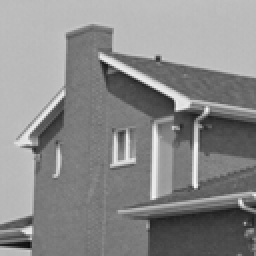
%> input picture house.png, 128 x 128 px, shrunk from 256 x 256 before the run (shown 2 times larger)
$ octave Demo.m   (GNU Octave 9; MATLAB toolbox functions it lacks are replaced by stand-ins)
%> lines starting %> are read from the running program, lines starting %| are printed output that depends on the picture
### csnr.m
function s=csnr(A,B,row,col)

[~,~,~]=size(A);
[n,m,ch]=size(B);
A=double(A);
B=double(B);

if ch==1
   e=A-B;
   e=e(row+1:n-row,col+1:m-col);
   me=mean(mean(e.^2));
   s=10*log10(255^2/me);
else
   e=A-B;
   e=e(row+1:n-row,col+1:m-col,:);
   e1=e(:,:,1);e2=e(:,:,2);e3=e(:,:,3);
   me1=mean(mean(e1.^2));
   me2=mean(mean(e2.^2));
   me3=mean(mean(e3.^2));
   mse=(me1+me2+me3)/3;
   s  = 10*log10(255^2/mse);
%    s(1)=10*log10(255^2/me1);
%    s(2)=10*log10(255^2/me2);
%    s(3)=10*log10(255^2/me3);
end


return;

### WNNM_DeNoising.m
function [E_Img]   =  WNNM_DeNoising( N_Img, O_Img, Par )

E_Img           = N_Img;                                                        % Estimated Image
[Height Width]  = size(E_Img);
TotalPatNum     = (Height-Par.patsize+1)*(Width-Par.patsize+1);                 %Total Patch Number in the image
Dim             = Par.patsize*Par.patsize;

[Neighbor_arr Num_arr Self_arr] =	NeighborIndex(N_Img, Par);                  % PreCompute the all the patch index in the searching window
            NL_mat              =   zeros(Par.patnum,length(Num_arr));          % NL Patch index matrix
            CurPat              =	zeros( Dim, TotalPatNum );
            Sigma_arr           =   zeros( 1, TotalPatNum);
            EPat                =   zeros( size(CurPat) );
            W                   =   zeros( size(CurPat) );

for iter = 1 : Par.Iter
    E_Img             	=	E_Img + Par.delta*(N_Img - E_Img);
    [CurPat Sigma_arr]	=	Im2Patch( E_Img, N_Img, Par );                      % image to patch and estimate local noise variance

    if (mod(iter-1,Par.Innerloop)==0)
        Par.patnum = Par.patnum-10;                                             % Lower Noise level, less NL patches
        NL_mat  =  Block_matching(CurPat, Par, Neighbor_arr, Num_arr, Self_arr);% Caculate Non-local similar patches for each
        if(iter==1)
            Sigma_arr = Par.nSig * ones(size(Sigma_arr));                       % First Iteration use the input noise parameter
        end
    end

     [EPat, W]  =  PatEstimation( NL_mat, Self_arr, Sigma_arr, CurPat, Par );   % Estimate all the patches
     E_Img      =  Patch2Im( EPat, W, Par.patsize, Height, Width );
     PSNR  = csnr( O_Img, E_Img, 0, 0 );
    fprintf( 'Iter = %2.3f, PSNR = %2.2f \n', iter, PSNR );
end
return;

### NeighborIndex.m
function  [Neighbor_arr Num_arr SelfIndex_arr]  =  NeighborIndex(im, par)
% This Function Precompute the all the patch indexes in the Searching window
% -Neighbor_arr is the array of neighbor patch indexes for each keypatch
% -Num_arr is array of the effective neighbor patch numbers for each keypatch
% -SelfIndex_arr is the index of keypatches in the total patch index array
SW      	=   par.SearchWin;
s           =   par.step;
TempR       =   size(im,1)-par.patsize+1;
TempC       =   size(im,2)-par.patsize+1;
R_GridIdx	=   [1:s:TempR];
R_GridIdx	=   [R_GridIdx R_GridIdx(end)+1:TempR];
C_GridIdx	=   [1:s:TempC];
C_GridIdx	=   [C_GridIdx C_GridIdx(end)+1:TempC];

Idx         =   (1:TempR*TempC);
Idx         =   reshape(Idx, TempR, TempC);
R_GridH     =   length(R_GridIdx);
C_GridW     =   length(C_GridIdx);

Neighbor_arr    =   int32(zeros(4*SW*SW,R_GridH*C_GridW));
Num_arr         =   int32(zeros(1,R_GridH*C_GridW));
SelfIndex_arr   =   int32(zeros(1,R_GridH*C_GridW));

for  i  =  1 : R_GridH
    for  j  =  1 : C_GridW
        OffsetR     =   R_GridIdx(i);
        OffsetC     =   C_GridIdx(j);
        Offset1  	=  (OffsetC-1)*TempR + OffsetR;
        Offset2   	=  (j-1)*R_GridH + i;

        top         =   max( OffsetR-SW, 1 );
        button      =   min( OffsetR+SW, TempR );
        left        =   max( OffsetC-SW, 1 );
        right       =   min( OffsetC+SW, TempC );

        NL_Idx     =   Idx(top:button, left:right);
        NL_Idx     =   NL_Idx(:);

        Num_arr(Offset2)  =  length(NL_Idx);
        Neighbor_arr(1:Num_arr(Offset2),Offset2)  =  NL_Idx;
        SelfIndex_arr(Offset2) = Offset1;
    end
end

### Im2Patch.m
function  [Y SigmaArr]  =  Im2Patch( E_Img,N_Img, par )
TotalPatNum = (size(E_Img,1)-par.patsize+1)*(size(E_Img,2)-par.patsize+1);                  %Total Patch Number in the image
Y           =   zeros(par.patsize*par.patsize, TotalPatNum, 'single');                      %Current Patches
N_Y         =   zeros(par.patsize*par.patsize, TotalPatNum, 'single');                      %Patches in the original noisy image
k           =   0;

for i  = 1:par.patsize
    for j  = 1:par.patsize
              k     =  k+1;
        E_patch     =  E_Img(i:end-par.patsize+i,j:end-par.patsize+j);
        N_patch     =  N_Img(i:end-par.patsize+i,j:end-par.patsize+j);
        Y(k,:)      =  E_patch(:)';
        N_Y(k,:)    =  N_patch(:)';
    end
end
 SigmaArr = par.lamada*sqrt(abs(repmat(par.nSig^2,1,size(Y,2))-mean((N_Y-Y).^2)));          %Estimated Local Noise Level

### Block_matching.m
function  [Init_Index]  =  Block_matching(X, par,Neighbor_arr,Num_arr, SelfIndex_arr)
L         =   length(Num_arr);
Init_Index   =  zeros(par.patnum,L);

for  i  =  1 : L
    Patch = X(:,SelfIndex_arr(i));
    Neighbors = X(:,Neighbor_arr(1:Num_arr(i),i));
    Dist = sum((repmat(Patch,1,size(Neighbors,2))-Neighbors).^2);
    [val, index] = sort(Dist);
    indc = Neighbor_arr( index( 1:par.patnum ), i );%
    indc(indc==i) = indc(1); % added on 08/01/2017
    indc(1) = i; % to make sure the first one of indc equals to off
    Init_Index(:,i)=Neighbor_arr(index(1:par.patnum),i);
end

### Patch2Im.m
function  [E_Img]  =  Patch2Im( ImPat, WPat, PatSize, ImageH, ImageW )
    TempR        =   ImageH-PatSize+1;
    TempC        =   ImageW-PatSize+1;
    TempOffsetR  =   [1:TempR];
    TempOffsetC  =   [1:TempC];

    E_Img  	=  zeros(ImageH,ImageW);
    W_Img 	=  zeros(ImageH,ImageW);
    k        =   0;
    for i  = 1:PatSize
        for j  = 1:PatSize
            k    =  k+1;
            E_Img(TempOffsetR-1+i,TempOffsetC-1+j)  =  E_Img(TempOffsetR-1+i,TempOffsetC-1+j) + reshape( ImPat(k,:)', [TempR TempC]);
            W_Img(TempOffsetR-1+i,TempOffsetC-1+j)  =  W_Img(TempOffsetR-1+i,TempOffsetC-1+j) + reshape( WPat(k,:)',  [TempR TempC]);
        end
    end
     E_Img  =  E_Img./(W_Img+eps);

### ParSet.m
function  [par]=ParSet(nSig)

par.nSig      =   nSig;                                 % Variance of the noise image
par.SearchWin =   30;                                   % Non-local patch searching window
par.delta     =   0.1;                                  % Parameter between each iter
par.c         =   2*sqrt(2);                            % Constant num for the weight vector
par.Innerloop =   2;                                    % InnerLoop Num of between re-blockmatching
par.ReWeiIter =   3;
if nSig<=20
    par.patsize       =   6;                            % Patch size
    par.patnum        =   70;                           % Initial Non-local Patch number
    par.Iter          =   8;                            % total iter numbers
    par.lamada        =   0.54;                         % Noise estimete parameter
elseif nSig <= 40
    par.patsize       =   7;
    par.patnum        =   90;
    par.Iter          =   12;
    par.lamada        =   0.56;
elseif nSig<=60
    par.patsize       =   8;
    par.patnum        =   120;
    par.Iter          =   14;
    par.lamada        =   0.58;
else
    par.patsize       =   9;
    par.patnum        =   140;
    par.Iter          =   14;
    par.lamada        =   0.58;
end

par.step      =   floor((par.patsize)/2-1);
% Blockmatching and perform WNNM algorithm on all the patches in the image
% is time consuming, we just perform the blockmatching and WNNM on parts of
% patches in the image (we call these patches keypatch in explanatory notes)
% par.step is the step between each keypatch, smaller step will further
% improve the denoisng result

### PatEstimation.m
function [ EPat W ] = PatEstimation( NL_mat, Self_arr, Sigma_arr, CurPat, Par )

EPat = zeros(size(CurPat));
W    = zeros(size(CurPat));
for  i      =  1 : length(Self_arr)                                 % For each keypatch group
    Temp    =   CurPat(:, NL_mat(1:Par.patnum,i));                  % Non-local similar patches to the keypatch
    M_Temp  =   repmat(mean( Temp, 2 ),1,Par.patnum);
    Temp    =   Temp-M_Temp;

    E_Temp 	=   WNNM( Temp, Par.c, Sigma_arr(Self_arr(i)), M_Temp, Par.ReWeiIter); % WNNM Estimation
    EPat(:,NL_mat(1:Par.patnum,i))  = EPat(:,NL_mat(1:Par.patnum,i))+E_Temp;
    W(:,NL_mat(1:Par.patnum,i))     = W(:,NL_mat(1:Par.patnum,i))+ones(Par.patsize*Par.patsize,size(NL_mat(1:Par.patnum,i),1));
end
end

### Demo.m


    nSig  = 40;
    O_Img = im2double(imread('house.png'));
%> O_Img: size 128x128 double; min 0.0549, max 0.965, mean 0.541

    randn('seed', 0);
    N_Img = O_Img + nSig * randn(size(O_Img));                                   %Generate noisy image
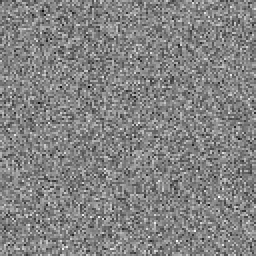
%> N_Img: size 128x128 double (shown 2 times larger); min -170.9, max 161.7, mean 0.2; drawn with min black and max white
    PSNR  =  csnr( N_Img, O_Img, 0, 0 );
%> in csnr, `me=mean(mean(e.^2));`: me = 1595.8
%> in csnr, `s=10*log10(255^2/me);`: s = 16.1
%> PSNR = 16.1
    fprintf( 'Noisy Image: nSig = %2.3f, PSNR = %2.2f \n\n\n', nSig, PSNR );
%| Noisy Image: nSig = 40.000, PSNR = 16.10

    Par   = ParSet(nSig);
    E_Img = WNNM_DeNoising( N_Img, O_Img, Par );                                %WNNM denoisng function
%> in WNNM_DeNoising, `[Neighbor_arr Num_arr Self_arr] =	NeighborIndex(N_Img, Par);`: Num_arr = 3844 values, max 3721 at index 946, min 961 at index 1, mean 2810.7; Self_arr = 3844 values from 1 to 14884
%> (the run ends here)
